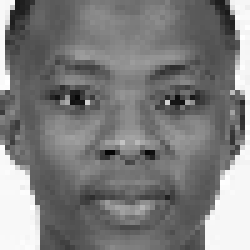
#> input picture assignment_3/data/extracted_faces/person_1/808e9a41-52a8-44b6-a8ce-ef98f8b1be87.png, 50 x 50 px (shown 5 times larger); its folder holds 4 pictures in this run
$ python visualisation.py
#> lines starting #> are read from the running program, lines starting #| are printed output that depends on the picture; long printed decimals are rounded
#> (reads assignment_3/models/eigenfaces.pickle from the repository)
#> in loadRandomTrainingFace, image is the input picture: shape (50, 50, 3); min 5, max 255, mean 125.2
# implement a number of visualizations of the model
# requires both that a model.pickle and training database exists
import pickle
import cv2
import numpy as np
import matplotlib.pyplot as plt
import os
import copy
import random


def _rescale(image):
    return  (1.0/(np.max(image)-np.min(image)))*(image-np.min(image)).astype('uint8')

def _plot(image, p_type='CV2'):
    if p_type == 'CV2':
        h,w = image.shape
        if w < 1000:
            scale = int(1000.00/w)
        imageBig = cv2.resize(image,(w*scale,h*scale))
        cv2.imshow('0',imageBig)
        cv2.waitKey(500)
    else:
        plt.imshow(image)
        plt.show()

def calculateError(face1, face2):
    difference = face1-face2
    absError = np.square(difference)
    a = np.sqrt(np.sum(absError))
    return a

def buildUpFace(eigenFaces, meanFace, target, max_layers=100):
    # incrementally composes a face from its eigen contributions
#> called with max_layers = 100
    (h,w) = target.shape
#> h = 50; w = 50
    displayGrid = np.zeros((h,w*2))
    plotableTarget = _rescale(target)
    displayGrid[:,0:w]=plotableTarget

    # convert eigenFaces to matrix
    matrix = np.zeros((h*w,len(eigenFaces)))
    for i,face in enumerate(eigenFaces):
        unrolled = np.reshape(face,(h*w,1))
        matrix[:,i] = np.squeeze(unrolled)
#> this loop made 40 passes
    matrix = np.transpose(matrix)

    targetMeaned =  target - meanFace
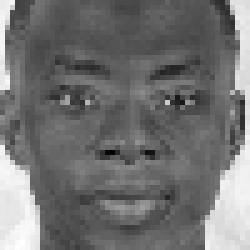
#> targetMeaned: shape (50, 50) float64 (shown 5 times larger); min -141.3, max 169.1, mean -2.3; drawn with min black and max white
    target_vect = np.reshape(targetMeaned, (h*w,1))
#> target_vect = 2500 values, max 169.1 at index 2404, min -141.3 at index 1522, mean -2.32
    coeffs = np.transpose(np.matmul(matrix, target_vect))[0]
#> coeffs = 40 values, max 1816 at index 1, min -1376.8 at index 0, mean 16.31

    coeffsSortIndices = np.argsort(-1*abs(coeffs))
#> coeffsSortIndices = 40 values, max 39 at index 23, min 0 at index 1, mean 19.5

    baseFace = meanFace[:]
    plotable = _rescale(baseFace)
    displayGrid[:,w:2*w]=plotable
    _plot(displayGrid)
#> in _plot, `imageBig = cv2.resize(image,(w*scale,h*scale))`:
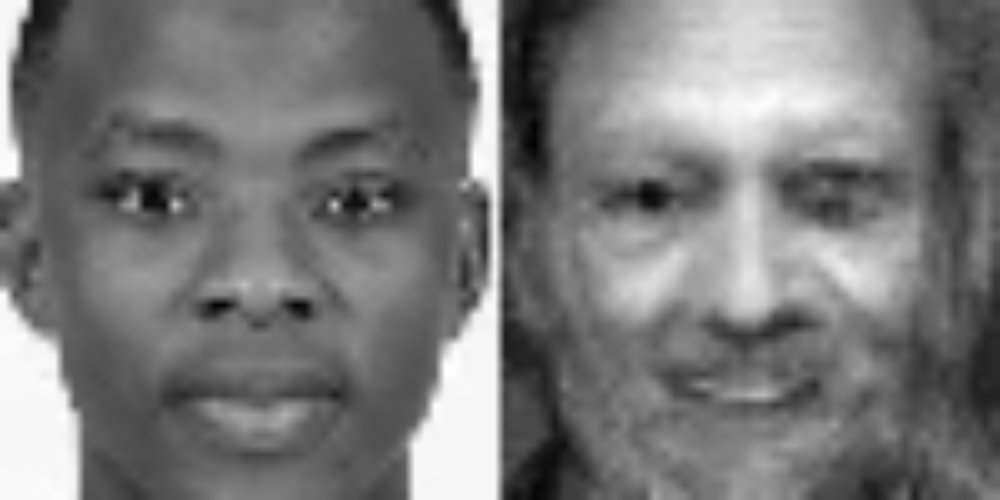
#> imageBig: shape (500, 1000) float64; min 0.00763, max 0.999, mean 0.477
    max_index = min(max_layers, len(eigenFaces))
#> max_index = 40
    for layer in range(max_index):
        baseFace += coeffs[coeffsSortIndices[layer]]*eigenFaces[coeffsSortIndices[layer]]
        print(calculateError(baseFace, target))
        plotable = _rescale(baseFace)
        displayGrid[:,w:2*w]=plotable
        _plot(displayGrid)
#> this loop made 40 passes
#> a in calculateError on passes 1 to 12: 2483.4, 2066.8, 1998.2, 1935.1, 1876.1, 1841.2, 1810.6, 1789.7, 1769.1, 1749.2, 1736.1, 1725.5
#| 2483.410
#| 2066.819
#| 1998.201
#| 1935.111
#| 1876.087
#| 1841.153
#| 1810.641
#| 1789.683
#> (further printed lines are left out)
#> pass 1, in calculateError, `difference = face1-face2`:
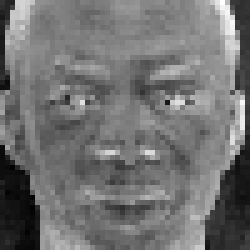
#> difference: shape (50, 50) float64 (shown 5 times larger); min -144.2, max 145.1, mean -14.3; drawn with min black and max white
#> pass 1, in calculateError, `absError = np.square(difference)`:
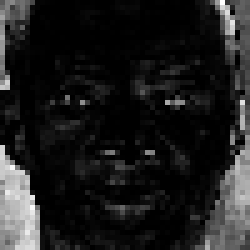
#> absError: shape (50, 50) float64 (shown 5 times larger); min 0.000769, max 21063.3, mean 2466.9; drawn with min black and max white
#> pass 1, in buildUpFace, `plotable = _rescale(baseFace)`:
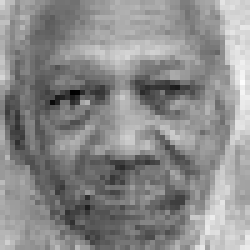
#> plotable: shape (50, 50) float64 (shown 5 times larger); min 0, max 0.995, mean 0.545
#> after the loop:
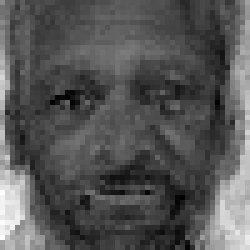
#> baseFace: shape (50, 50) float64 (shown 5 times larger); min 41.25, max 291.1, mean 125.6; drawn with min black and max white
#> after the loop:
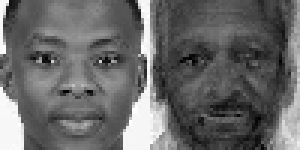
#> displayGrid: shape (50, 100) float64 (shown 3 times larger); min 0, max 1, mean 0.408

    return True

def loadModel(path):
    pickle_in = open(path,'rb')
    data = pickle.load(pickle_in)
    return data["eigen_faces"], data["mean_face"]

def loadRandomTrainingFace(path):
    persons = os.listdir(path)
    trainImagePaths = []
    for person in persons:
        imagePaths = os.listdir(path+'/'+person)
        imagePaths = [path+'/'+person+'/'+item for item in imagePaths]
        trainImagePaths +=imagePaths
    index = random.randint(0, len(trainImagePaths))
    selection = trainImagePaths[index]
    image = cv2.imread(selection)
    image = cv2.cvtColor(image, cv2.COLOR_BGR2GRAY)
    return image

def _getImageVector(paths, meanFace):
    images = [(cv2.imread(path)) for path in paths]
    images = [(cv2.cvtColor(image, cv2.COLOR_BGR2GRAY)) for image in images]
    images = [image-meanFace for image in images]
    (w,h) = images[0].shape
    length = w*h

    tempMatrix = np.zeros((length, len(images)))
    for idx,image in enumerate(images):
        imageFlat = np.reshape(image,(length,1))
        tempMatrix[:, idx] = np.squeeze(imageFlat)
    return tempMatrix

def _getCoeffs(targetMatrix, eigenFaces):
    (w,h) = eigenFaces[0].shape
    length = w*h

    EigenVectors = np.zeros((length, len(eigenFaces)))
    for idx, image in enumerate(eigenFaces):
        imageFlat = np.reshape(image, (length,1))
        EigenVectors[:, idx] = np.squeeze(imageFlat)
    EigenVectors = np.transpose(EigenVectors)

    coeffs = np.transpose(np.matmul(EigenVectors, targetMatrix))
    return coeffs

def _extractCol(matrix, col_id):
    temp = np.transpose(matrix[col_id,:])
    temp = temp.tolist()
    return temp

def twoDimPlot(pathTrain, eigenFaces, meanFace, dimA=0, dimB=1):
    # will make a scatter plot in 2d based on the selected features

    # get two vectors of training images
    # compute from them 2 separate coefficient representations

    person_1_paths = [ pathTrain+'/person_1/'+item for item in os.listdir(pathTrain+'/person_1/')]
#> (the run stopped early here; a loop or call above may not have finished)
